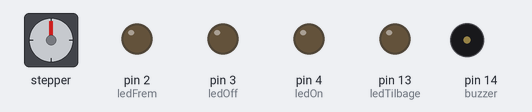
The sketch below on a simulated Arduino Mega 2560, built with avr-gcc and run on an emulated ATmega2560. Parts: stepper motor, output pins drawn as LEDs (lit = HIGH), buzzer (waves = sounding, pin HIGH). Wiring (inferred from the names in the program): stepper motor (2048 steps per turn assumed): coils pin 28, pin 29, pin 31, pin 30. Pins used as bus, display or sensor lines are not drawn.

Above: at 0.15 s.
At 9.81 s:
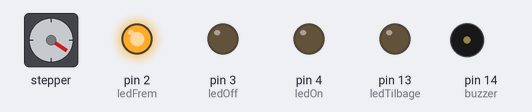
At 19.77 s:
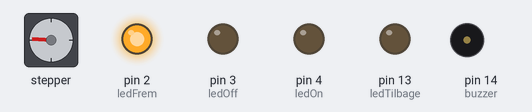
At 39.7 s:
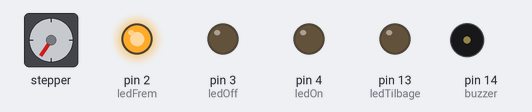
Timing chart, 0 to 40.0 s (numbered marks = the images above):
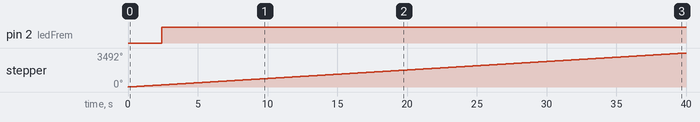

The sketch:

Stepper.ino
```cpp
/*
 * Raket.h
 *
 * Created: 21-08-2017 16:00:00
 *  Author: Andreas Hervert Nielsen
 */

/*Begining of Auto generated code by Atmel studio */
#include <Arduino.h>

  //Inkluderede funktioner:

    //Via ultralydsensor, kommer tilbage i cm, max afstand 255cm
    unsigned long afstandStandFront();
    unsigned long afstandStandBag();
    void alarm();
    void display(int x1, int x2, int x3, int x4, int x5, int x6);
    //Til displayet
    void displayKommand(int tag);
    void displayTime();
    //returner de 3 tidsværdier
    int getTime(int type);

   //Til stepper
   int hast = 2;
void stepperFrem();

void stepperTilbage();

const int Step1 = 28; //konstant for spole 1
const int Step2 = 31; //konstant for spole 1
const int Step3 = 30; //konstant for spole 2
const int Step4 = 29; //konstant for spole 2
int StepA=1;
int StepB=1;
int i=1;
int h=1;


//Intieringer til beregninger:
int timer1_counter;
  //tiden sættes ind i sekunder. Eks 15:45 = 15*60*60+45*60 = 56700. Eller 23:59:59 = 86399. 00:00:00 = 86400.
  //Men du kan bare skrive det normalt ind i hver boks timer, min og sek.
    unsigned long timer = 14 ;
  unsigned long minutter = 00 ;
  unsigned long sekunder = 00 ;
          //NIX PILLE!!!
          unsigned long tid = timer * 60 * 60 + minutter * 60 + sekunder;

//Intieringer af inputs og outputs


  const int buzzer = 14;
  const int echoPin = 6; // Ultrasound signal pin
  const int trigPin = 5;
  const int echoPin1 = 8; // Ultrasound signal pin
  const int trigPin1 = 7;
  const int ledFrem = 2;
  const int ledTilbage = 13;
  const int ledOn = 4;
  const int ledOff = 3;


void setup() {
Serial.begin(9600);

pinMode(Step1,OUTPUT);
pinMode(Step2,OUTPUT);
pinMode(Step3,OUTPUT);
pinMode(Step4,OUTPUT);

pinMode( buzzer , OUTPUT);
pinMode(trigPin, OUTPUT);
pinMode(echoPin, INPUT);
pinMode(trigPin1, OUTPUT);
pinMode(echoPin1, INPUT);
pinMode( ledFrem ,OUTPUT);
pinMode(ledTilbage , OUTPUT);
pinMode(ledOn, OUTPUT);
pinMode(ledOff, OUTPUT);


  //Til uret
  noInterrupts();           // disable all interrupts
  TCCR1A = 0;
  TCCR1B = 0;

  // Set timer1_counter to the correct value for our interrupt interval
  //timer1_counter = 64911;   // preload timer 65536-16MHz/256/100Hz
  //timer1_counter = 64286;   // preload timer 65536-16MHz/256/50Hz
  timer1_counter = 34286;   // preload timer 65536-16MHz/256/2Hz

  TCNT1 = timer1_counter;   // preload timer
  TCCR1B |= (1 << CS12);    // 256 prescaler
  TIMSK1 |= (1 << TOIE1);   // enable timer overflow interrupt
  interrupts();
}

// the loop function runs over and over again forever
void loop() {

//Mellem hvilken klokkeslet


  while(1)
    {
    stepperFrem();
    digitalWrite(ledFrem, HIGH);
    }


}

//til stepper
void stepperFrem()
{
for(i=1;i<=300;i++) //Hvor langt skal armen drejes frem ad. 1,286 er en grad, du kan desunden ikke skrive med komma, så rund til nærmeste hele tal.
  {
    if(StepA=1)
    {
    digitalWrite(Step1,HIGH);
    digitalWrite(Step2,LOW);
    int (StepA++);
    }
    //Her sættes I_A og I_B begge til + (++)
    delay(hast);
    if(StepA==2)
    {
    digitalWrite(Step3,LOW);
    digitalWrite(Step4,HIGH);
    int (StepA++);
    }
    //Her sættes I_B til - (+-)
    delay(hast);
    if(StepA==3)
    {
    digitalWrite(Step1,LOW);
    digitalWrite(Step2,HIGH);
    int (StepA++);
    }
    //Her sættes I_A og I_B begge til - (--)
    delay(hast);
    if(StepA==4)
    {
    digitalWrite(Step3,HIGH);
    digitalWrite(Step4,LOW);
    int (StepA=1);
    }
    delay(hast);
    //Her sættes I_A begge til + (-+)
  } // Her køre stepmorten fremad
}

void stepperTilbage()
{
  for(h=1;h<=300;h++) //Dette er for at få armen tilbage, sætte den til samme værdi, som du brugte til at få den frem.
  {
    if(StepB==1)
    {
    digitalWrite(Step4,HIGH);
    digitalWrite(Step3,LOW);
    int (StepB++);
    }
    //Her sættes I_A og I_B begge til + (++)
    delay(hast);
    if(StepB==2)
    {
    digitalWrite(Step2,LOW);
    digitalWrite(Step1,HIGH);
    int (StepB++);
    }
    //Her sættes I_B til - (+-)
    delay(hast);
    if(StepB==3)
    {
    digitalWrite(Step4,LOW);
    digitalWrite(Step3,HIGH);
    int (StepB++);
    }
    //Her sættes I_A og I_B begge til - (--)
    delay(hast);
    if(StepB==4)
    {
    digitalWrite(Step2,HIGH);
    digitalWrite(Step1,LOW);
    int (StepB=1);
    }
    delay(hast);
    //Her sættes I_A begge til + (-+)
  }// Her køre stepmorteren bagud
}


  //Via ultralydsensor, kommer tilbage i cm, max afstand 255cm
unsigned long afstandStandFront()
  {
    unsigned int distanceAvg = 0;

    for( unsigned int a = 0; a < 10; a = a + 1 )
    {

    long duration, distance;
    digitalWrite(trigPin, LOW);  // Added this line
    delayMicroseconds(2); // Added this line
    digitalWrite(trigPin, HIGH);
    delayMicroseconds(10); // Added this line
    digitalWrite(trigPin, LOW);
    duration = pulseIn(echoPin, HIGH);
    distance = (duration/2) / 29.1;

    distanceAvg = distanceAvg + distance;
    }


    return distanceAvg/10;
  }

  unsigned long afstandStandBag()
  {
    unsigned int distanceAvg = 0;

    for( unsigned int a = 0; a < 10; a = a + 1 )
    {

      long duration, distance;
      digitalWrite(trigPin1, LOW);  // Added this line
      delayMicroseconds(2); // Added this line
      digitalWrite(trigPin1, HIGH);
      delayMicroseconds(10); // Added this line
      digitalWrite(trigPin1, LOW);
      duration = pulseIn(echoPin1, HIGH);
      distance = (duration/2) / 29.1;

      distanceAvg = distanceAvg + distance;
    }


    return distanceAvg/10;
  }

void alarm()
{
  digitalWrite(buzzer, HIGH);
  delay(500);
  digitalWrite(buzzer, LOW);
  delay(500);
}


  void displayTime()
  {
  unsigned tim = getTime(1);
  unsigned min = getTime(2);
  unsigned sec = getTime(3);

  int disp1;
  int disp2;
  int disp3;
  int disp4;
  int disp5;
  int disp6;

  if (tim < 30)
  {
    disp1 = 2;
  }
  else if(tim < 20)
  {
    disp1 = 1;
  }
  else
  {
    disp1 = 0;
  }


  }

  //returner de 3 tidsværdier
  int getTime(int type)
  {
  unsigned int hours;
  unsigned int minutes;
  unsigned int seconds;

  switch(type)
  {
    case 1:
      hours = tid / 60 / 60;
      return(hours);

    case 2:
      hours = tid / 60 / 60;
      minutes = (tid - hours * 60 * 60) / 60;
      return(minutes);

    case 3:
      hours = tid / 60 / 60;
      minutes = (tid - hours * 60 * 60) / 60;
      seconds = tid - minutes * 60 - hours * 60 * 60;
      return(seconds);
  }
  }


//Til uret
ISR(TIMER1_OVF_vect)        // interrupt service routine
{
  TCNT1 = timer1_counter;   // preload timer

  if(tid == 86400)
  {
    tid = 0;

  }
  else
  {
    tid = tid + 1;
  }
}
```

Measured:
- by itself, pin 2 (ledFrem): LOW → HIGH at 2.4 s
- by itself, stepper: keeps turning clockwise at about 87°/s
